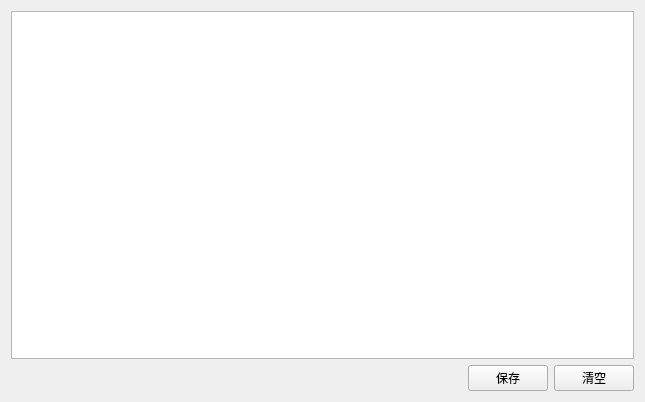
<?xml version="1.0" encoding="UTF-8"?>
<ui version="4.0">
 <class>SAKConsole</class>
 <widget class="QWidget" name="SAKConsole">
  <property name="geometry">
   <rect>
    <x>0</x>
    <y>0</y>
    <width>645</width>
    <height>402</height>
   </rect>
  </property>
  <property name="windowTitle">
   <string>Form</string>
  </property>
  <layout class="QGridLayout" name="gridLayout">
   <item row="1" column="2">
    <widget class="QPushButton" name="pushButtonClear">
     <property name="text">
      <string>清空</string>
     </property>
    </widget>
   </item>
   <item row="1" column="1">
    <widget class="QPushButton" name="pushButtonSave">
     <property name="text">
      <string>保存</string>
     </property>
    </widget>
   </item>
   <item row="1" column="0">
    <spacer name="horizontalSpacer">
     <property name="orientation">
      <enum>Qt::Horizontal</enum>
     </property>
     <property name="sizeHint" stdset="0">
      <size>
       <width>40</width>
       <height>20</height>
      </size>
     </property>
    </spacer>
   </item>
   <item row="0" column="0" colspan="3">
    <widget class="QTextBrowser" name="textBrowser"/>
   </item>
  </layout>
 </widget>
 <resources/>
 <connections>
  <connection>
   <sender>pushButtonClear</sender>
   <signal>clicked()</signal>
   <receiver>textBrowser</receiver>
   <slot>clear()</slot>
   <hints>
    <hint type="sourcelabel">
     <x>599</x>
     <y>375</y>
    </hint>
    <hint type="destinationlabel">
     <x>599</x>
     <y>343</y>
    </hint>
   </hints>
  </connection>
 </connections>
</ui>
